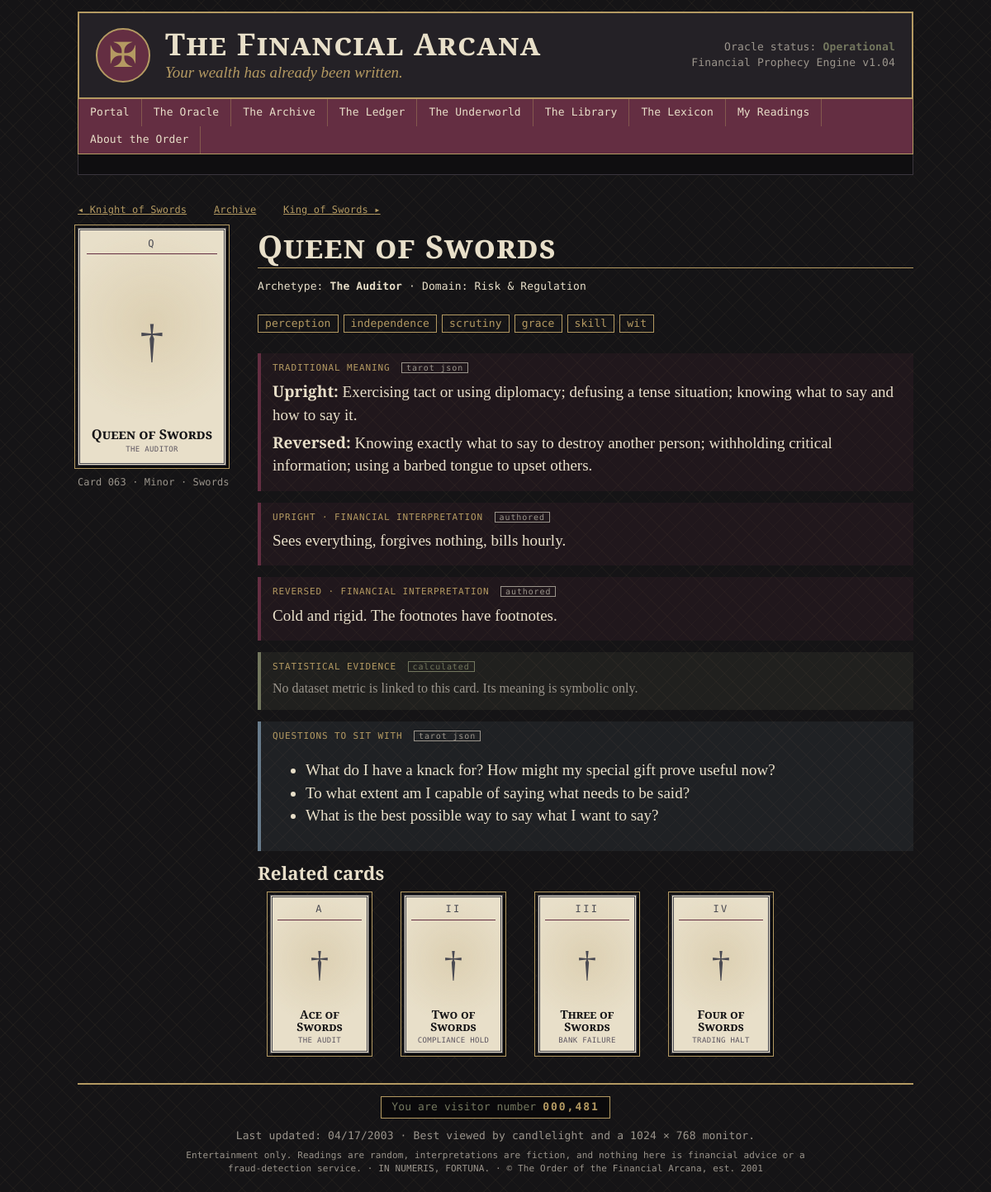
The page /card/63 on the database its author committed.
### models.py (models this page shows)
class Card(db.Model):
    __tablename__ = "cards"
    card_id = db.Column(db.Integer, primary_key=True)
    name = db.Column(db.String(80), unique=True, nullable=False)
    arcana = db.Column(db.String(10), nullable=False)       # Major / Minor
    suit = db.Column(db.String(12))                          # NULL for Major
    number = db.Column(db.Integer, nullable=False)           # 0-21 major, 1-14 minor
    archetype = db.Column(db.String(120), nullable=False)
    traditional_meaning = db.Column(db.Text)
    upright_meaning = db.Column(db.Text)
    reversed_meaning = db.Column(db.Text)
    keywords = db.Column(db.Text)
    financial_domain = db.Column(db.String(60))
    image_path = db.Column(db.String(200))
    traditional_reversed = db.Column(db.Text)
    questions = db.Column(db.Text)                    # "questions to ask", one per line
    tarot_archetype = db.Column(db.String(120))
    symbolic_family = db.Column(db.String(80))
    symbolic_themes = db.Column(db.String(200))
    interpretations = db.relationship("Interpretation", back_populates="card",
                                      cascade="all, delete-orphan")
    metric_links = db.relationship("CardMetric", back_populates="card",
                                   cascade="all, delete-orphan")
    @property
    def code(self):
        return f"{self.card_id:03d}"
    @property
    def numeral(self):
        if self.arcana == "Major":
            return ROMAN[self.number]
        return RANK_LABELS.get(self.number, ROMAN[self.number])
    @property
    def symbol(self):
        return "☽" if self.arcana == "Major" else SUIT_SYMBOLS.get(self.suit, "✠")
    @property
    def question_list(self):
        return [q.strip() for q in (self.questions or "").split("\n") if q.strip()]
    @property
    def keyword_list(self):
        return [k.strip() for k in (self.keywords or "").split(",") if k.strip()]

### app.py (the view)
@app.route("/card/<int:card_id>")
def card_detail(card_id):
    card = db.session.get(Card, card_id)
    if card is None:
        abort(404)
    links = (CardMetric.query.filter_by(card_id=card_id).all())
    prev_card = Card.query.filter(Card.card_id < card_id).order_by(Card.card_id.desc()).first()
    next_card = Card.query.filter(Card.card_id > card_id).order_by(Card.card_id).first()
    related = (Card.query.filter(Card.financial_domain == card.financial_domain,
                                 Card.card_id != card_id)
               .order_by(Card.card_id).limit(4).all())
    notes = Interpretation.query.filter_by(card_id=card_id).all()
    return render_template("card.html", card=card, links=links, prev_card=prev_card,
                           next_card=next_card, related=related, notes=notes)

### app.py (called while the page is built)
@app.before_request
def ensure_session():
    if "sid" not in session:
        session["sid"] = uuid.uuid4().hex
        session.permanent = True

@app.context_processor
def inject_globals():
    try:
        visitors = 481 + Reading.query.count()
    except Exception:
        visitors = 481
    return dict(visitor_count=f"{visitors:07,}", this_year=date.today().year)

### templates/card.html (shortened to what this page needs)
{% extends "base.html" %}
{% from "_macros.html" import card_face, demo_badge %}
{% block content %}
<p class="mono small">
  {% if prev_card %}<a href="{{ url_for('card_detail', card_id=prev_card.card_id) }}">◂ {{ prev_card.name }}</a>{% endif %}
  <a href="{{ url_for('archive') }}">Archive</a>
  {% if next_card %}<a href="{{ url_for('card_detail', card_id=next_card.card_id) }}">{{ next_card.name }} ▸</a>{% endif %}
</p>
<div class="card-detail">
  <div class="card-detail-art">{{ card_face(card) }}
    <p class="mono dim small">Card {{ card.code }} · {{ card.arcana }}{% if card.suit %} · {{ card.suit }}{% endif %}</p>
  </div>
  <div>
    <h2 class="page-title">{{ card.name }}</h2>
    <p class="mono">Archetype: <b>{{ card.archetype }}</b> · Domain: {{ card.financial_domain }}</p>
    <p>{% for k in card.keyword_list %}<span class="chip mono">{{ k }}</span>{% endfor %}</p>
    <div class="layer symbolic">
      <div class="layer-label mono">Traditional meaning <span class="tag">tarot json</span></div>
      <p><b>Upright:</b> {{ card.traditional_meaning }}</p>
      {% if card.traditional_reversed %}<p><b>Reversed:</b> {{ card.traditional_reversed }}</p>{% endif %}
    </div>
    <div class="layer symbolic">
      <div class="layer-label mono">Upright · financial interpretation <span class="tag">authored</span></div>
      <p>{{ card.upright_meaning }}</p>
    </div>
    <div class="layer symbolic">
      <div class="layer-label mono">Reversed · financial interpretation <span class="tag">authored</span></div>
      <p>{{ card.reversed_meaning }}</p>
    </div>
    <div class="layer evidence">
      <div class="layer-label mono">Statistical evidence <span class="tag calc">calculated</span></div>
      {% for l in links %}
        {% set m = l.metric %}
        <div class="stat">
          <div class="stat-value mono">{{ m.value|fmt_value(m.unit) }} {{ demo_badge(m.is_demo) }}</div>
          <div><a href="{{ url_for('ledger_metric', metric_name=m.metric_name) }}">{{ m.display_name }}</a></div>
          <div class="mono dim small">{{ m.dataset.name }}{% if not m.is_demo and m.sample_size %} · n = {{ '{:,}'.format(m.sample_size) }}{% endif %}</div>
          <div class="dim small">Symbolic mapping ({{ l.relationship_label }}): {{ l.explanation }}</div>
        </div>
      {% else %}
        <p class="dim">No dataset metric is linked to this card. Its meaning is symbolic only.</p>
      {% endfor %}
    </div>
    {% if card.question_list %}
    <div class="layer commentary">
      <div class="layer-label mono">Questions to sit with <span class="tag">tarot json</span></div>
      <ul>{% for q in card.question_list %}<li>{{ q }}</li>{% endfor %}</ul>
    </div>
    {% endif %}
    {% if related %}
    <h3>Related cards</h3>
    <div class="card-grid compact">
      {% for r in related %}
      <a class="grid-card" href="{{ url_for('card_detail', card_id=r.card_id) }}">{{ card_face(r, small=True) }}</a>
      {% endfor %}
    </div>
    {% endif %}
  </div>
</div>
{% endblock %}

### templates/_macros.html (shortened to what this page needs)
{% macro card_face(card, orientation=None, small=False) %}
<div class="tarot {{ 'suit-' ~ (card.suit|lower if card.suit else 'major') }}{{ ' small' if small }}{{ ' is-reversed' if orientation == 'reversed' }}">
  <div class="tarot-top">{{ card.numeral }}</div>
  <div class="tarot-art">
    {% if card.image_path %}<img src="{{ url_for('static', filename=card.image_path) }}" alt="{{ card.name }}">
    {% else %}<span class="glyph">{{ card.symbol }}</span>{% endif %}
  </div>
  <div class="tarot-name">{{ card.name }}</div>
  <div class="tarot-sub">{{ card.archetype }}</div>
</div>
{% endmacro %}

### static/css/style.css (style rules this page uses)
:root { --black: #151416; --charcoal: #242126; --burgundy: #642E42; --gold: #B49A62; --cream: #E8DFC9; --olive: #73775E; --blue: #697C8C; --gray: #9B958C; --serif: "Cormorant Garamond", "EB Garamond", Georgia, serif; --mono: "DM Mono", "Courier New", monospace; }
* { box-sizing: border-box; }
html { background: var(--black); }
body { margin: 0; color: var(--cream); font-family: var(--serif); font-size: 19px; line-height: 1.45; background: repeating-linear-gradient(45deg, rgba(180,154,98,.045) 0 1px, transparent 1px 14px), repeating-linear-gradient(-45deg, rgba(180,154,98,.045) 0 1px, transparent 1px 14px), var(--black); }
a { color: var(--gold); text-decoration: underline; }
h1, h2, h3 { font-weight: 600; line-height: 1.15; }
h3 { margin: .2em 0 .4em; }
.mono { font-family: var(--mono); font-size: 13px; letter-spacing: .01em; }
.dim { color: var(--gray); }
.small { font-size: 14px; }
.mono.small { font-size: 12px; }
.page-title { font-size: 2.4rem; margin: 0 0 .2em; font-variant: small-caps; letter-spacing: .03em; border-bottom: 1px solid var(--gold); padding-bottom: .1em; }
.tarot { width: 150px; aspect-ratio: 5 / 8; padding: 8px 8px 10px; text-align: center; display: flex; flex-direction: column; background: var(--cream); color: var(--black); border: 3px double var(--burgundy); outline: 1px solid var(--gold); outline-offset: 3px; box-shadow: 3px 4px 0 rgba(0,0,0,.55); background-image: radial-gradient(circle at 50% 40%, rgba(180,154,98,.22), transparent 62%); }
.tarot.small { width: 120px; padding: 6px; }
.tarot-top { font-family: var(--mono); font-size: 12px; letter-spacing: .2em; color: var(--burgundy); border-bottom: 1px solid var(--burgundy); padding-bottom: 3px; }
.tarot-art { flex: 1; display: grid; place-items: center; overflow: hidden; }
.tarot .glyph { font-size: 3.6rem; color: var(--burgundy); line-height: 1; }
.tarot.small .glyph { font-size: 2.8rem; }
.tarot-name { font-weight: 700; font-size: 1.02rem; line-height: 1.05; font-variant: small-caps; }
.tarot.small .tarot-name { font-size: .88rem; }
.tarot-sub { font-family: var(--mono); font-size: 9px; color: #5c5560; margin-top: 3px; text-transform: uppercase; letter-spacing: .04em; }
.tarot.suit-swords { border-color: #4a4a52; }
.tarot.suit-swords .glyph, .tarot.suit-swords .tarot-top { color: #4a4a52; }
.card-grid { display: grid; grid-template-columns: repeat(auto-fill, minmax(140px, 1fr)); gap: 18px 12px; margin: 14px 0; justify-items: center; }
.card-grid.compact { grid-template-columns: repeat(auto-fill, minmax(130px, 150px)); justify-content: start; }
.grid-card { text-decoration: none; display: flex; flex-direction: column; align-items: center; gap: 6px; text-align: center; }
.tarot { transition: transform .12s; }
.card-detail { display: grid; grid-template-columns: 190px 1fr; gap: 28px; margin-top: 10px; }
.card-detail-art .tarot { width: 180px; }
.chip { display: inline-block; border: 1px solid var(--gold); color: var(--gold); padding: 1px 8px; margin: 0 6px 6px 0; }
.layer { margin: 14px 0; padding: 10px 14px; border-left: 4px solid var(--burgundy); background: rgba(100,46,66,.14); }
.layer.evidence { border-left-color: var(--olive); background: rgba(115,119,94,.12); font-family: var(--mono); font-size: 13px; }
.layer.evidence p, .layer.evidence .dim { font-family: var(--serif); font-size: 16px; }
.layer.commentary { border-left-color: var(--blue); background: rgba(105,124,140,.12); }
.layer p { margin: .35em 0; }
.layer-label { color: var(--gold); text-transform: uppercase; letter-spacing: .08em; font-size: 11px !important; margin-bottom: 4px; }
.tag { border: 1px solid currentColor; padding: 0 5px; margin-left: 6px; font-size: 10px; color: var(--gray); text-transform: lowercase; }
.tag.calc { color: var(--olive); }

### rows shown on the page
Card: name "Knight of Swords"
Card: name "King of Swords"
Card: numeral "Q", symbol "†", name "Queen of Swords", archetype "THE AUDITOR", code "063", arcana "Minor", suit "Swords", archetype "The Auditor", financial_domain "Risk & Regulation", traditional_meaning "Exercising tact or using diplomacy; defusing a tense situation; knowing what to say and how to say it.", traditional_reversed "Knowing exactly what to say to destroy another person; withholding critical information; using a barbed tongue to upset others.", upright_meaning "Sees everything, forgives nothing, bills hourly.", reversed_meaning "Cold and rigid. The footnotes have footnotes."
Card: numeral "A", symbol "†", name "Ace of Swords", archetype "THE AUDIT"
Card: numeral "II", symbol "†", name "Two of Swords", archetype "COMPLIANCE HOLD"
Card: numeral "III", symbol "†", name "Three of Swords", archetype "BANK FAILURE"
Card: numeral "IV", symbol "†", name "Four of Swords", archetype "TRADING HALT"

### other values the page prints
{{ k }} "perception" "independence" "scrutiny" "grace" "skill" "wit"
{{ q }} "What do I have a knack for? How might my special gift prove useful now?" "To what extent am I capable of saying what needs to be said?" "What is the best possible way to say what I want to say?"
{{ visitor_count }} "000,481"
